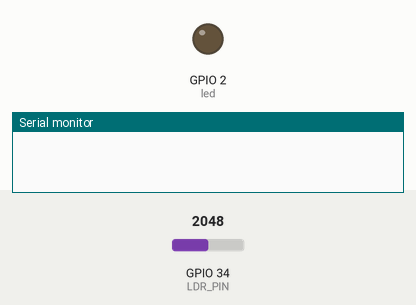
The sketch below on a simulated ESP32. Parts: output pins drawn as LEDs (lit = HIGH), the last lines printed to the serial monitor. The test bench sets the inputs (shaded band); at power-on: GPIO 34 (LDR_PIN) = 2048. WiFi joins after 1.5 s; servers stay silent unless stated.

Above: at 3.0 s.
3.1 s: GPIO 34 (LDR_PIN) set to 3450
7.3 s: GPIO 34 (LDR_PIN) set to 3567
At 9.0 s:
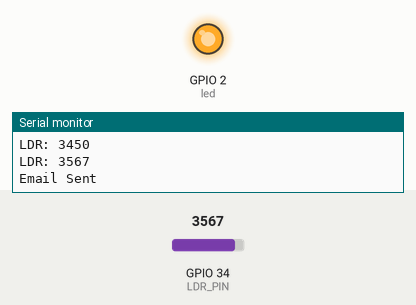
9.3 s: GPIO 34 (LDR_PIN) set to 3460
At 10.7 s:
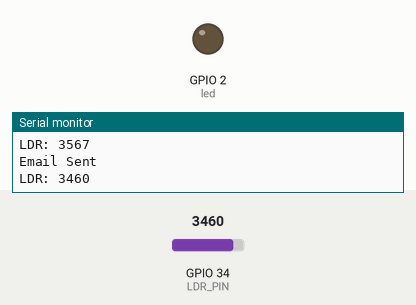
11.3 s: GPIO 34 (LDR_PIN) set to 3540
At 12.2 s:
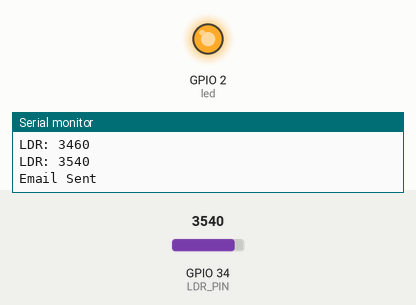
Timing chart, 0 to 14.3 s (numbered marks = the images above; inputs shaded):
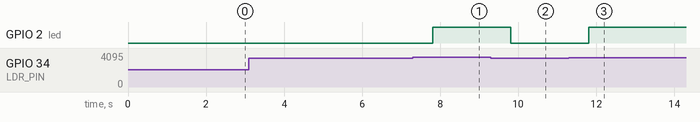

Measured:
- the behaviour switches between 3500 and 3501 on GPIO 34 (LDR_PIN) (found by bisection; images 0 and 1)
- after the input at 7.3 s, GPIO 2 (led): LOW → HIGH after 0.50 s
- after the input at 9.3 s, GPIO 2 (led): HIGH → LOW after 0.50 s
- after the input at 11.3 s, GPIO 2 (led): LOW → HIGH after 0.50 s

The sketch:

LDR_with_blynk_in_esp32.ino
```cpp
#define BLYNK_TEMPLATE_ID "TMPL3M_T-e-0C"
#define BLYNK_TEMPLATE_NAME "ldr sensor"
#define BLYNK_AUTH_TOKEN "jfb5GhaEDePlP4WvcTLzJJANpmI26c9e"

#define BLYNK_PRINT Serial
#include <WiFi.h>
#include <BlynkSimpleEsp32.h>

char auth[] = BLYNK_AUTH_TOKEN;
char ssid[] = "projectpulse";  // type your WiFi name
char pass[] = "hailucky123";  // type your WiFi password

#define LDR_PIN 34 // Define the pin for the LDR
int led=2;

BlynkTimer timer;

void sendSensor()
{
    int ldrValue = analogRead(LDR_PIN);
    Blynk.virtualWrite(V0, ldrValue);
    Serial.print("LDR: ");
    Serial.println(ldrValue);
    if(ldrValue>3500)
    {
      Blynk.logEvent("ligth_alert","LED ON");
      Serial.println("Email Sent");
      digitalWrite(led,HIGH);
    }
    else
    {
      digitalWrite(led,LOW);
    }
}

void setup()
{
  pinMode(led,OUTPUT);
  Serial.begin(115200);
  Blynk.begin(auth, ssid, pass);
  timer.setInterval(2000L, sendSensor); // Set a timer to call sendSensor every 2 seconds
}

void loop()
{
  Blynk.run();
  timer.run();
}
```
